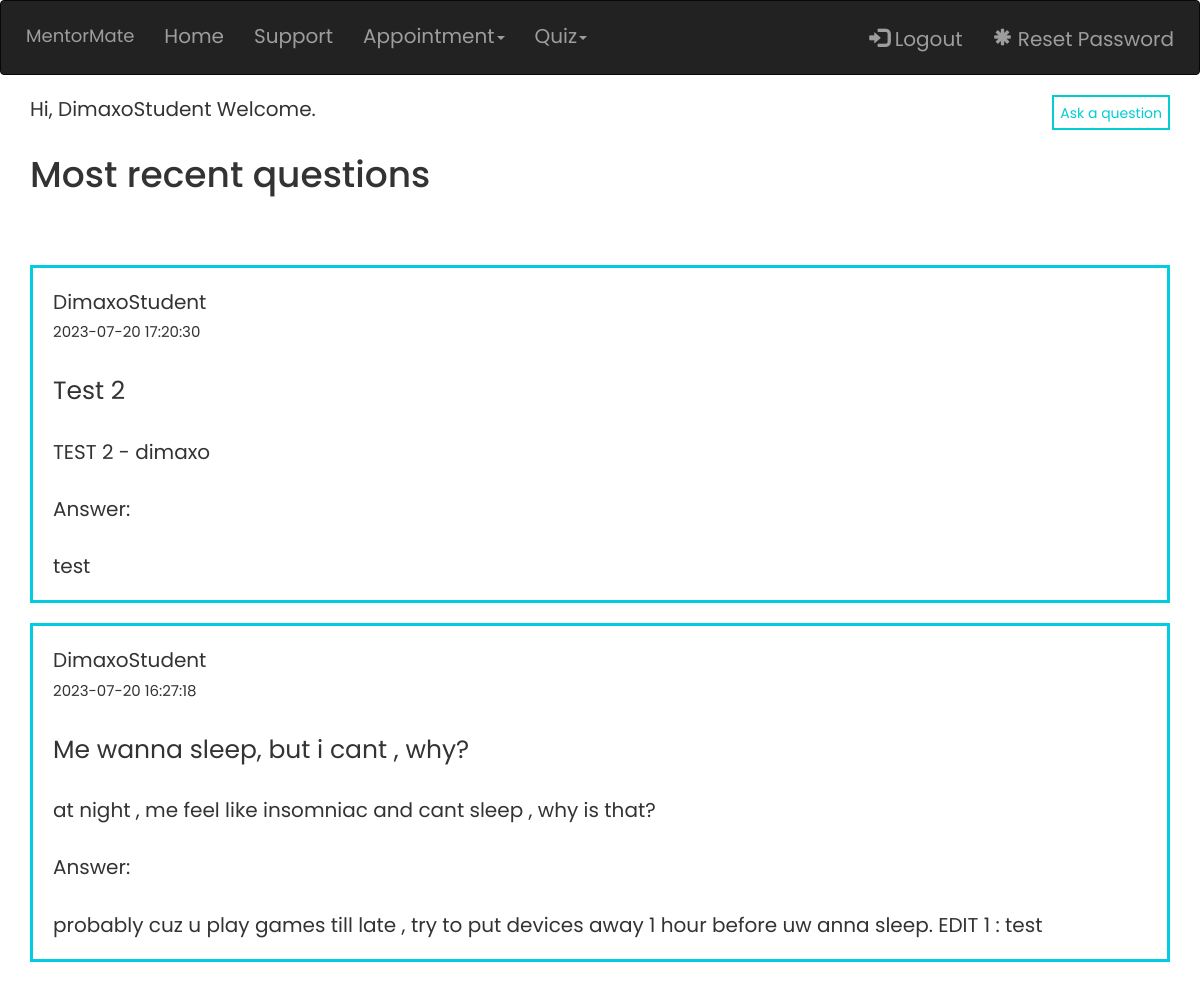
The app's page /MainFiles/welcome.php (signed in) with its own data.
### tables this page shows
CREATE TABLE `questions` (
  `id` int(11) NOT NULL,
  `username` varchar(50) NOT NULL,
  `questions` varchar(255) DEFAULT NULL,
  `questions_heading` varchar(50) DEFAULT NULL,
  `created_at` datetime DEFAULT current_timestamp(),
  `answer` varchar(700) NOT NULL
);

### MainFiles/welcome.php (the view, shortened to what this page needs)
<?php
require_once "config.php";
?>
<!DOCTYPE html>
<html lang="en">
<head>
    <link rel="stylesheet" href="https://maxcdn.bootstrapcdn.com/bootstrap/3.3.7/css/bootstrap.css">
    <link rel="stylesheet" href="welcome_style.css">
</head>
<body>
    <nav class="navbar navbar-inverse" id="navigation_bar">
        <div class="container-fluid">
            <div class="navbar-header">
                <a class="navbar-brand" href="home_page.php">MentorMate</a>
            </div>
            <ul class="nav navbar-nav">
                <li><a href="welcome.php">Home</a></li>
                <li><a href="home_page.php #support_start">Support</a></li>
                <li class="dropdown">
                    <a class="dropdown-toggle" data-toggle="dropdown" href="#">Appointment<span class="caret"></span></a>
                </li>
                <li class="dropdown">
                    <a class="dropdown-toggle" data-toggle="dropdown" href="#">Quiz<span class="caret"></span></a>
                </li>
            </ul>
            <ul class="nav navbar-nav navbar-right">
                <li><a href="logout.php" id="nav-r-btn"><span class="glyphicon glyphicon-log-in"></span> Logout</a></li>
                <li><a href="reset-password.php" id="nav-r-btn"><span class="glyphicon glyphicon-asterisk"></span> Reset Password</a></li>
            </ul>
        </div>
    </nav>
    <div class="container">
        <div class="float_left">
            <p>Hi, <?php echo htmlspecialchars($_SESSION["username"]); ?> Welcome.</p>
        </div>
        <div class="float_right">
            <button id="button_right">Ask a question </button>
        </div>
        <br>
        <br>
        <h1>Most recent questions</h1>
        <br><br><br>
        <?php
        $sql2 = "SELECT * FROM questions ORDER BY (created_at) DESC ";
        $result = mysqli_query($link, $sql2);
        if (mysqli_num_rows($result) > 0) {
            while ($row = mysqli_fetch_array($result)) {
                echo '<div class="maman">' . $row['username'] . '<br>';
                echo '<span id="created_at">' . $row['created_at'] . '</span>';
                echo '<br>';
                echo '<br><span id="heading_style">' . $row['questions_heading'] . '</span><br>';
                echo '<br>';
                echo '' . $row['questions'] . '<br><br>';
                if ($row['answer'] != NULL) {
                    echo 'Answer:<br><br>';
                    echo '' . $row['answer'] . '<br>';
                } else {
                    echo 'Your question has not been answered yet.';
                }
                echo '</div>';
                echo '<br>';
            }
        }
        ?>
    </div>
</body>
</html>

### MainFiles/welcome_style.css (style rules this page uses)
body { font-family: Poppins; }
p { float: left; font-size: 20px; }
.float_right { float: right; }
#navigation_bar { padding: 10px; font-size: 14px; }
#nav-r-btn { display: solid; }
.float_left { float: left; }
#button_right { height: 35px; background-color: white; color: #00ced1; border: solid #00ced1 2px; }
.maman { padding: 20px; font-size: 20px; height: fit-content; border: #00cde1 solid 3px; }
#created_at { font-size: 15px; }
#heading_style { font-size: 25px; width: 100%; }
@media (max-width:1250px) { #navigation_bar { padding: 10px; font-size: 20px; } }

### records on screen
questions: username "DimaxoStudent", created_at "2023-07-20 17:20:30", questions_heading "Test 2", questions "TEST 2 - dimaxo", answer "test"
questions: username "DimaxoStudent", created_at "2023-07-20 16:27:18", questions_heading "Me wanna sleep, but i cant , why?", questions "at night , me feel like insomniac and cant sleep , why is that?", answer "probably cuz u play games till late , try to put devices away 1 hour before uw anna sleep. EDIT 1 : test"

### other values on screen
$_SESSION["username"] "DimaxoStudent"
